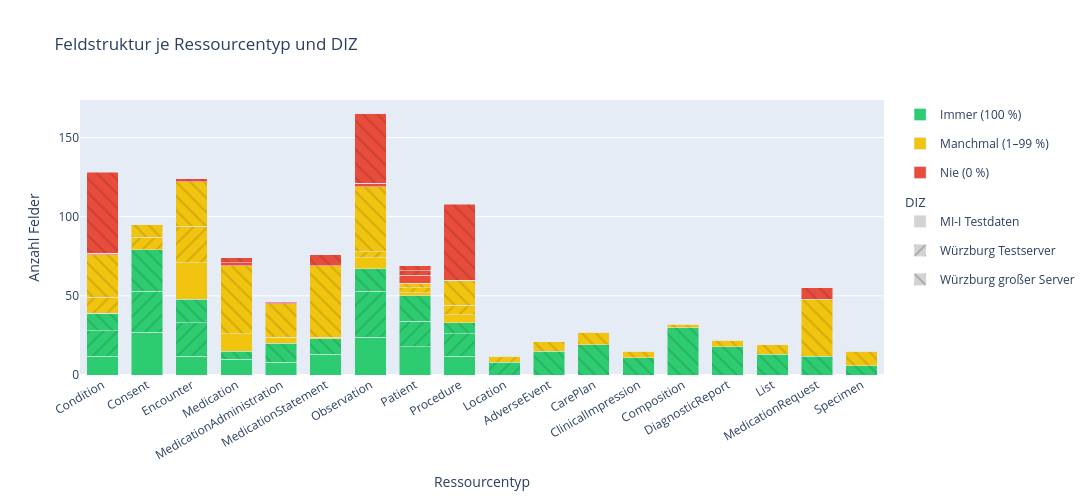

This figure's notebook cell:
### Code cell
# ── 1b. Feldstruktur-Übersicht ────────────────────────────────────────────
# Gestapelter Balken: Immer / Manchmal / Nie — DIZ nebeneinander.
# Farbe = Kategorie, Muster = DIZ (6 Muster für bis zu 6 DIZ).
if not df_fields.empty:
    scalar = df_fields[
        ~df_fields["detected_python_types"].str.fullmatch(r"object|array", na=False)
    ].copy()

    def classify_pr(pr):
        if pr == 1.0: return "Immer (100 %)"
        if pr > 0:    return "Manchmal (1–99 %)"
        return "Nie (0 %)"

    scalar["cls"] = scalar["presence_rate"].apply(classify_pr)

    CATS    = ["Immer (100 %)", "Manchmal (1–99 %)", "Nie (0 %)"]
    CAT_CLR = {"Immer (100 %)": "#2ecc71", "Manchmal (1–99 %)": "#f1c40f", "Nie (0 %)": "#e74c3c"}
    HATCH   = ["", "/", "\\", "x", "-", "|"]   # ein Muster je DIZ, deckt 6 DIZ ab

    counts = (
        scalar.groupby(["diz", "resource_type", "cls"])
        .size()
        .unstack("cls", fill_value=0)
        .reindex(columns=CATS, fill_value=0)
        .reset_index()
    )
    counts["total"] = counts[CATS].sum(axis=1)

    fig = go.Figure()

    for cat in CATS:
        for j, diz_name in enumerate(LOADED_DIZ):
            sub = counts[counts["diz"] == diz_name].copy()
            pct = (sub[cat] / sub["total"].replace(0, 1) * 100).round(1).tolist()
            fig.add_trace(go.Bar(
                name=cat,
                x=sub["resource_type"].tolist(),
                y=sub[cat].tolist(),
                offsetgroup=diz_name,
                legendgroup=cat,
                showlegend=(j == 0),
                marker=dict(
                    color=CAT_CLR[cat],
                    pattern=dict(shape=HATCH[j % len(HATCH)], fgcolor="rgba(0,0,0,0.25)"),
                ),
                customdata=list(zip(pct, [diz_name] * len(sub))),
                hovertemplate=(
                    "<b>%{customdata[1]}</b><br>"
                    f"{cat}: %{{y}} Felder (%{{customdata[0]}} %)"
                    "<extra></extra>"
                ),
            ))

    # Dummy-Traces für DIZ-Legende
    for j, diz_name in enumerate(LOADED_DIZ):
        fig.add_trace(go.Bar(
            x=[None], y=[0],
            name=diz_name,
            legendgroup=f"_diz{j}",
            legendgrouptitle_text="DIZ" if j == 0 else "",
            marker=dict(
                color="lightgrey",
                pattern=dict(shape=HATCH[j % len(HATCH)], fgcolor="rgba(0,0,0,0.45)"),
            ),
        ))

    fig.update_layout(
        barmode="stack",
        height=500,
        width=max(900, len(ALL_RT) * len(LOADED_DIZ) * 65 + 250),
        title_text="Feldstruktur je Ressourcentyp und DIZ",
        xaxis=dict(title="Ressourcentyp", tickangle=-30),
        yaxis_title="Anzahl Felder",
        bargroupgap=0.12,
        legend=dict(tracegroupgap=10),
    )
    fig.show()
else:
    print("Keine Felddaten verfügbar.")

### Figure 1 — Plotly figure (JSON) as saved in the notebook; plotly's stock layout.template omitted (floating-point values rounded to 4 significant figures)
{"data": [{"customdata": [[92.3, "MI-I Testdaten"], [100.0, "MI-I Testdaten"], [34.3, "MI-I Testdaten"], [43.5, "MI-I Testdaten"], [66.7, "MI-I Testdaten"], [92.9, "MI-I Testdaten"], [72.7, "MI-I Testdaten"], [72.0, "MI-I Testdaten"], [70.6, "MI-I Testdaten"]], "hovertemplate": "<b>%{customdata[1]}</b><br>Immer (100 %): %{y} Felder (%{customdata[0]} %)<extra></extra>", "legendgroup": "Immer (100 %)", "marker": {"color": "#2ecc71", "pattern": {"fgcolor": "rgba(0,0,0,0.25)", "shape": ""}}, "name": "Immer (100 %)", "offsetgroup": "MI-I Testdaten", "showlegend": true, "x": ["Condition", "Consent", "Encounter", "Medication", "MedicationAdministration", "MedicationStatement", "Observation", "Patient", "Procedure"], "y": [12, 27, 12, 10, 8, 13, 24, 18, 12], "type": "bar"}, {"customdata": [[61.5, "Würzburg Testserver"], [76.5, "Würzburg Testserver"], [47.7, "Würzburg Testserver"], [66.7, "Würzburg Testserver"], [87.9, "Würzburg Testserver"], [72.7, "Würzburg Testserver"], [70.0, "Würzburg Testserver"]], "hovertemplate": "<b>%{customdata[1]}</b><br>Immer (100 %): %{y} Felder (%{customdata[0]} %)<extra></extra>", "legendgroup": "Immer (100 %)", "marker": {"color": "#2ecc71", "pattern": {"fgcolor": "rgba(0,0,0,0.25)", "shape": "/"}}, "name": "Immer (100 %)", "offsetgroup": "Würzburg Testserver", "showlegend": false, "x": ["Condition", "Consent", "Encounter", "Location", "Observation", "Patient", "Procedure"], "y": [16, 26, 21, 8, 29, 16, 14], "type": "bar"}, {"customdata": [[71.4, "Würzburg großer Server"], [70.4, "Würzburg großer Server"], [73.3, "Würzburg großer Server"], [93.8, "Würzburg großer Server"], [12.4, "Würzburg großer Server"], [76.5, "Würzburg großer Server"], [81.8, "Würzburg großer Server"], [33.3, "Würzburg großer Server"], [68.4, "Würzburg großer Server"], [9.8, "Würzburg großer Server"], [35.3, "Würzburg großer Server"], [21.8, "Würzburg großer Server"], [16.1, "Würzburg großer Server"], [14.1, "Würzburg großer Server"], [72.7, "Würzburg großer Server"], [9.9, "Würzburg großer Server"], [40.0, "Würzburg großer Server"]], "hovertemplate": "<b>%{customdata[1]}</b><br>Immer (100 %): %{y} Felder (%{customdata[0]} %)<extra></extra>", "legendgroup": "Immer (100 %)", "marker": {"color": "#2ecc71", "pattern": {"fgcolor": "rgba(0,0,0,0.25)", "shape": "\\"}}, "name": "Immer (100 %)", "offsetgroup": "Würzburg großer Server", "showlegend": false, "x": ["AdverseEvent", "CarePlan", "ClinicalImpression", "Composition", "Condition", "Consent", "DiagnosticReport", "Encounter", "List", "Medication", "MedicationAdministration", "MedicationRequest", "MedicationStatement", "Observation", "Patient", "Procedure", "Specimen"], "y": [15, 19, 11, 30, 11, 26, 18, 15, 13, 5, 12, 12, 10, 14, 16, 7, 6], "type": "bar"}, {"customdata": [[0.0, "MI-I Testdaten"], [0.0, "MI-I Testdaten"], [65.7, "MI-I Testdaten"], [47.8, "MI-I Testdaten"], [33.3, "MI-I Testdaten"], [7.1, "MI-I Testdaten"], [21.2, "MI-I Testdaten"], [8.0, "MI-I Testdaten"], [29.4, "MI-I Testdaten"]], "hovertemplate": "<b>%{customdata[1]}</b><br>Manchmal (1–99 %): %{y} Felder (%{customdata[0]} %)<extra></extra>", "legendgroup": "Manchmal (1–99 %)", "marker": {"color": "#f1c40f", "pattern": {"fgcolor": "rgba(0,0,0,0.25)", "shape": ""}}, "name": "Manchmal (1–99 %)", "offsetgroup": "MI-I Testdaten", "showlegend": true, "x": ["Condition", "Consent", "Encounter", "Medication", "MedicationAdministration", "MedicationStatement", "Observation", "Patient", "Procedure"], "y": [0, 0, 23, 11, 4, 1, 7, 2, 5], "type": "bar"}, {"customdata": [[38.5, "Würzburg Testserver"], [23.5, "Würzburg Testserver"], [52.3, "Würzburg Testserver"], [33.3, "Würzburg Testserver"], [12.1, "Würzburg Testserver"], [13.6, "Würzburg Testserver"], [30.0, "Würzburg Testserver"]], "hovertemplate": "<b>%{customdata[1]}</b><br>Manchmal (1–99 %): %{y} Felder (%{customdata[0]} %)<extra></extra>", "legendgroup": "Manchmal (1–99 %)", "marker": {"color": "#f1c40f", "pattern": {"fgcolor": "rgba(0,0,0,0.25)", "shape": "/"}}, "name": "Manchmal (1–99 %)", "offsetgroup": "Würzburg Testserver", "showlegend": false, "x": ["Condition", "Consent", "Encounter", "Location", "Observation", "Patient", "Procedure"], "y": [10, 8, 23, 4, 4, 3, 6], "type": "bar"}, {"customdata": [[28.6, "Würzburg großer Server"], [29.6, "Würzburg großer Server"], [26.7, "Würzburg großer Server"], [6.2, "Würzburg großer Server"], [30.3, "Würzburg großer Server"], [23.5, "Würzburg großer Server"], [18.2, "Würzburg großer Server"], [62.2, "Würzburg großer Server"], [31.6, "Würzburg großer Server"], [84.3, "Würzburg großer Server"], [61.8, "Würzburg großer Server"], [65.5, "Würzburg großer Server"], [72.6, "Würzburg großer Server"], [41.4, "Würzburg großer Server"], [13.6, "Würzburg großer Server"], [22.5, "Würzburg großer Server"], [60.0, "Würzburg großer Server"]], "hovertemplate": "<b>%{customdata[1]}</b><br>Manchmal (1–99 %): %{y} Felder (%{customdata[0]} %)<extra></extra>", "legendgroup": "Manchmal (1–99 %)", "marker": {"color": "#f1c40f", "pattern": {"fgcolor": "rgba(0,0,0,0.25)", "shape": "\\"}}, "name": "Manchmal (1–99 %)", "offsetgroup": "Würzburg großer Server", "showlegend": false, "x": ["AdverseEvent", "CarePlan", "ClinicalImpression", "Composition", "Condition", "Consent", "DiagnosticReport", "Encounter", "List", "Medication", "MedicationAdministration", "MedicationRequest", "MedicationStatement", "Observation", "Patient", "Procedure", "Specimen"], "y": [6, 8, 4, 2, 27, 8, 4, 28, 6, 43, 21, 36, 45, 41, 3, 16, 9], "type": "bar"}, {"customdata": [[7.7, "MI-I Testdaten"], [0.0, "MI-I Testdaten"], [0.0, "MI-I Testdaten"], [8.7, "MI-I Testdaten"], [0.0, "MI-I Testdaten"], [0.0, "MI-I Testdaten"], [6.1, "MI-I Testdaten"], [20.0, "MI-I Testdaten"], [0.0, "MI-I Testdaten"]], "hovertemplate": "<b>%{customdata[1]}</b><br>Nie (0 %): %{y} Felder (%{customdata[0]} %)<extra></extra>", "legendgroup": "Nie (0 %)", "marker": {"color": "#e74c3c", "pattern": {"fgcolor": "rgba(0,0,0,0.25)", "shape": ""}}, "name": "Nie (0 %)", "offsetgroup": "MI-I Testdaten", "showlegend": true, "x": ["Condition", "Consent", "Encounter", "Medication", "MedicationAdministration", "MedicationStatement", "Observation", "Patient", "Procedure"], "y": [1, 0, 0, 2, 0, 0, 2, 5, 0], "type": "bar"}, {"customdata": [[0.0, "Würzburg Testserver"], [0.0, "Würzburg Testserver"], [0.0, "Würzburg Testserver"], [0.0, "Würzburg Testserver"], [0.0, "Würzburg Testserver"], [13.6, "Würzburg Testserver"], [0.0, "Würzburg Testserver"]], "hovertemplate": "<b>%{customdata[1]}</b><br>Nie (0 %): %{y} Felder (%{customdata[0]} %)<extra></extra>", "legendgroup": "Nie (0 %)", "marker": {"color": "#e74c3c", "pattern": {"fgcolor": "rgba(0,0,0,0.25)", "shape": "/"}}, "name": "Nie (0 %)", "offsetgroup": "Würzburg Testserver", "showlegend": false, "x": ["Condition", "Consent", "Encounter", "Location", "Observation", "Patient", "Procedure"], "y": [0, 0, 0, 0, 0, 3, 0], "type": "bar"}, {"customdata": [[0.0, "Würzburg großer Server"], [0.0, "Würzburg großer Server"], [0.0, "Würzburg großer Server"], [0.0, "Würzburg großer Server"], [57.3, "Würzburg großer Server"], [0.0, "Würzburg großer Server"], [0.0, "Würzburg großer Server"], [4.4, "Würzburg großer Server"], [0.0, "Würzburg großer Server"], [5.9, "Würzburg großer Server"], [2.9, "Würzburg großer Server"], [12.7, "Würzburg großer Server"], [11.3, "Würzburg großer Server"], [44.4, "Würzburg großer Server"], [13.6, "Würzburg großer Server"], [67.6, "Würzburg großer Server"], [0.0, "Würzburg großer Server"]], "hovertemplate": "<b>%{customdata[1]}</b><br>Nie (0 %): %{y} Felder (%{customdata[0]} %)<extra></extra>", "legendgroup": "Nie (0 %)", "marker": {"color": "#e74c3c", "pattern": {"fgcolor": "rgba(0,0,0,0.25)", "shape": "\\"}}, "name": "Nie (0 %)", "offsetgroup": "Würzburg großer Server", "showlegend": false, "x": ["AdverseEvent", "CarePlan", "ClinicalImpression", "Composition", "Condition", "Consent", "DiagnosticReport", "Encounter", "List", "Medication", "MedicationAdministration", "MedicationRequest", "MedicationStatement", "Observation", "Patient", "Procedure", "Specimen"], "y": [0, 0, 0, 0, 51, 0, 0, 2, 0, 3, 1, 7, 7, 44, 3, 48, 0], "type": "bar"}, {"legendgroup": "_diz0", "legendgrouptitle": {"text": "DIZ"}, "marker": {"color": "lightgrey", "pattern": {"fgcolor": "rgba(0,0,0,0.45)", "shape": ""}}, "name": "MI-I Testdaten", "x": [null], "y": [0], "type": "bar"}, {"legendgroup": "_diz1", "legendgrouptitle": {"text": ""}, "marker": {"color": "lightgrey", "pattern": {"fgcolor": "rgba(0,0,0,0.45)", "shape": "/"}}, "name": "Würzburg Testserver", "x": [null], "y": [0], "type": "bar"}, {"legendgroup": "_diz2", "legendgrouptitle": {"text": ""}, "marker": {"color": "lightgrey", "pattern": {"fgcolor": "rgba(0,0,0,0.45)", "shape": "\\"}}, "name": "Würzburg großer Server", "x": [null], "y": [0], "type": "bar"}], "layout": {"title": {"text": "Feldstruktur je Ressourcentyp und DIZ"}, "xaxis": {"title": {"text": "Ressourcentyp"}, "tickangle": -30}, "legend": {"tracegroupgap": 10}, "barmode": "stack", "height": 500, "width": 3760, "yaxis": {"title": {"text": "Anzahl Felder"}}, "bargroupgap": 0.12}}
